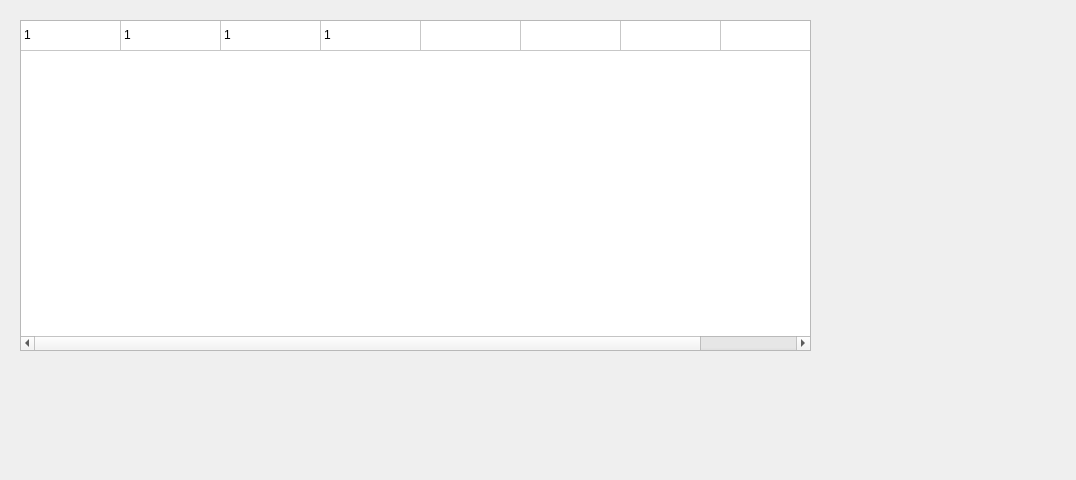
<?xml version="1.0" encoding="UTF-8"?>
<ui version="4.0">
 <class>Form</class>
 <widget class="QWidget" name="Form">
  <property name="geometry">
   <rect>
    <x>0</x>
    <y>0</y>
    <width>1076</width>
    <height>480</height>
   </rect>
  </property>
  <property name="windowTitle">
   <string>Form</string>
  </property>
  <widget class="QTableWidget" name="tableWidget">
   <property name="geometry">
    <rect>
     <x>20</x>
     <y>20</y>
     <width>791</width>
     <height>331</height>
    </rect>
   </property>
   <property name="textElideMode">
    <enum>Qt::ElideRight</enum>
   </property>
   <property name="showGrid">
    <bool>true</bool>
   </property>
   <property name="gridStyle">
    <enum>Qt::SolidLine</enum>
   </property>
   <property name="sortingEnabled">
    <bool>false</bool>
   </property>
   <property name="wordWrap">
    <bool>false</bool>
   </property>
   <attribute name="horizontalHeaderVisible">
    <bool>false</bool>
   </attribute>
   <attribute name="horizontalHeaderCascadingSectionResizes">
    <bool>false</bool>
   </attribute>
   <attribute name="horizontalHeaderMinimumSectionSize">
    <number>100</number>
   </attribute>
   <attribute name="horizontalHeaderDefaultSectionSize">
    <number>100</number>
   </attribute>
   <attribute name="horizontalHeaderHighlightSections">
    <bool>true</bool>
   </attribute>
   <attribute name="horizontalHeaderShowSortIndicator" stdset="0">
    <bool>false</bool>
   </attribute>
   <attribute name="horizontalHeaderStretchLastSection">
    <bool>false</bool>
   </attribute>
   <attribute name="verticalHeaderVisible">
    <bool>false</bool>
   </attribute>
   <row>
    <property name="text">
     <string>New Row</string>
    </property>
   </row>
   <column>
    <property name="text">
     <string/>
    </property>
   </column>
   <column>
    <property name="text">
     <string/>
    </property>
   </column>
   <column>
    <property name="text">
     <string/>
    </property>
   </column>
   <column>
    <property name="text">
     <string/>
    </property>
   </column>
   <column>
    <property name="text">
     <string/>
    </property>
   </column>
   <column>
    <property name="text">
     <string/>
    </property>
   </column>
   <column>
    <property name="text">
     <string/>
    </property>
   </column>
   <column>
    <property name="text">
     <string/>
    </property>
   </column>
   <item row="0" column="0">
    <property name="text">
     <string>1</string>
    </property>
   </item>
   <item row="0" column="1">
    <property name="text">
     <string>1</string>
    </property>
   </item>
   <item row="0" column="2">
    <property name="text">
     <string>1</string>
    </property>
   </item>
   <item row="0" column="3">
    <property name="text">
     <string>1</string>
    </property>
   </item>
  </widget>
 </widget>
 <resources/>
 <connections/>
</ui>
